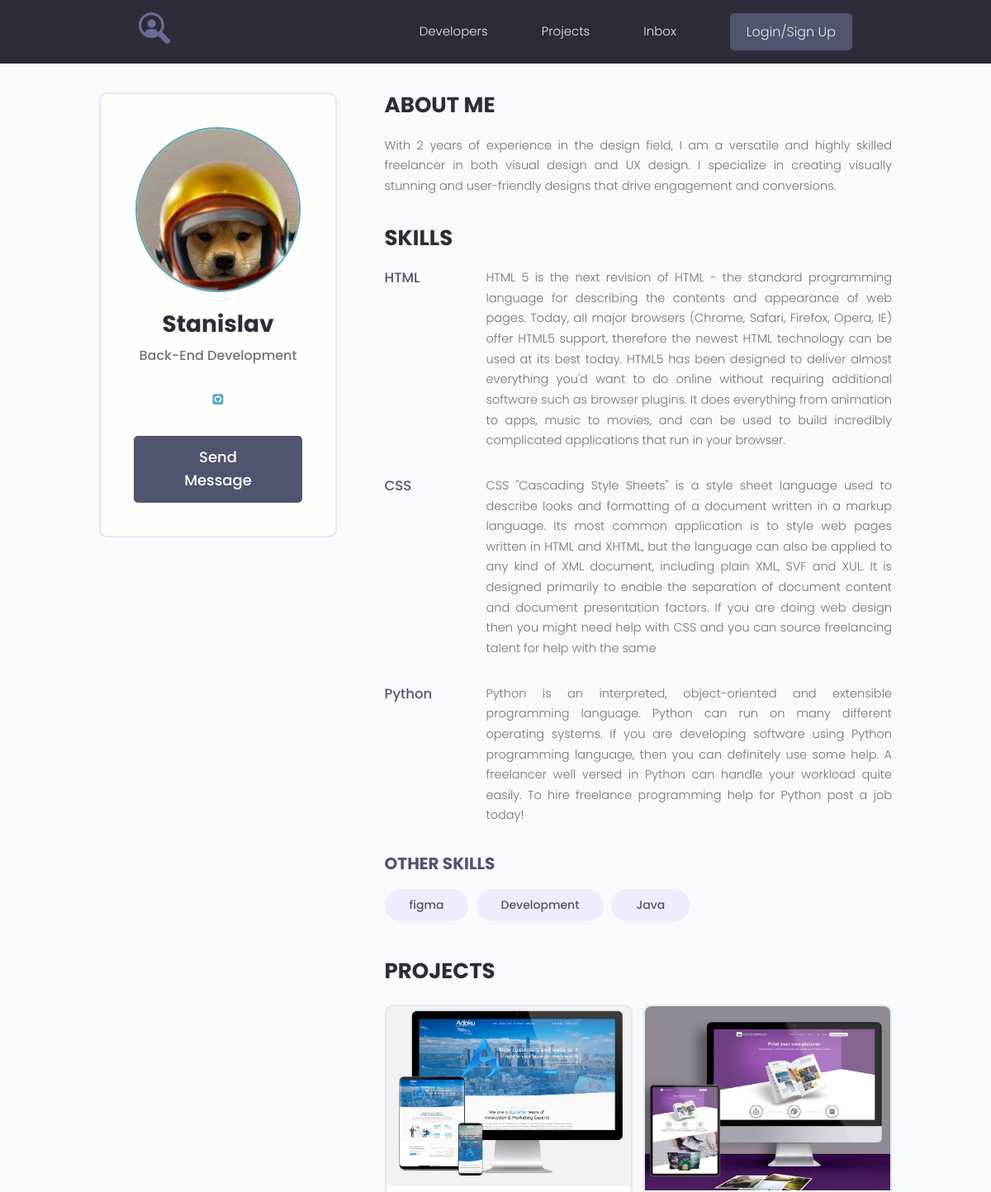
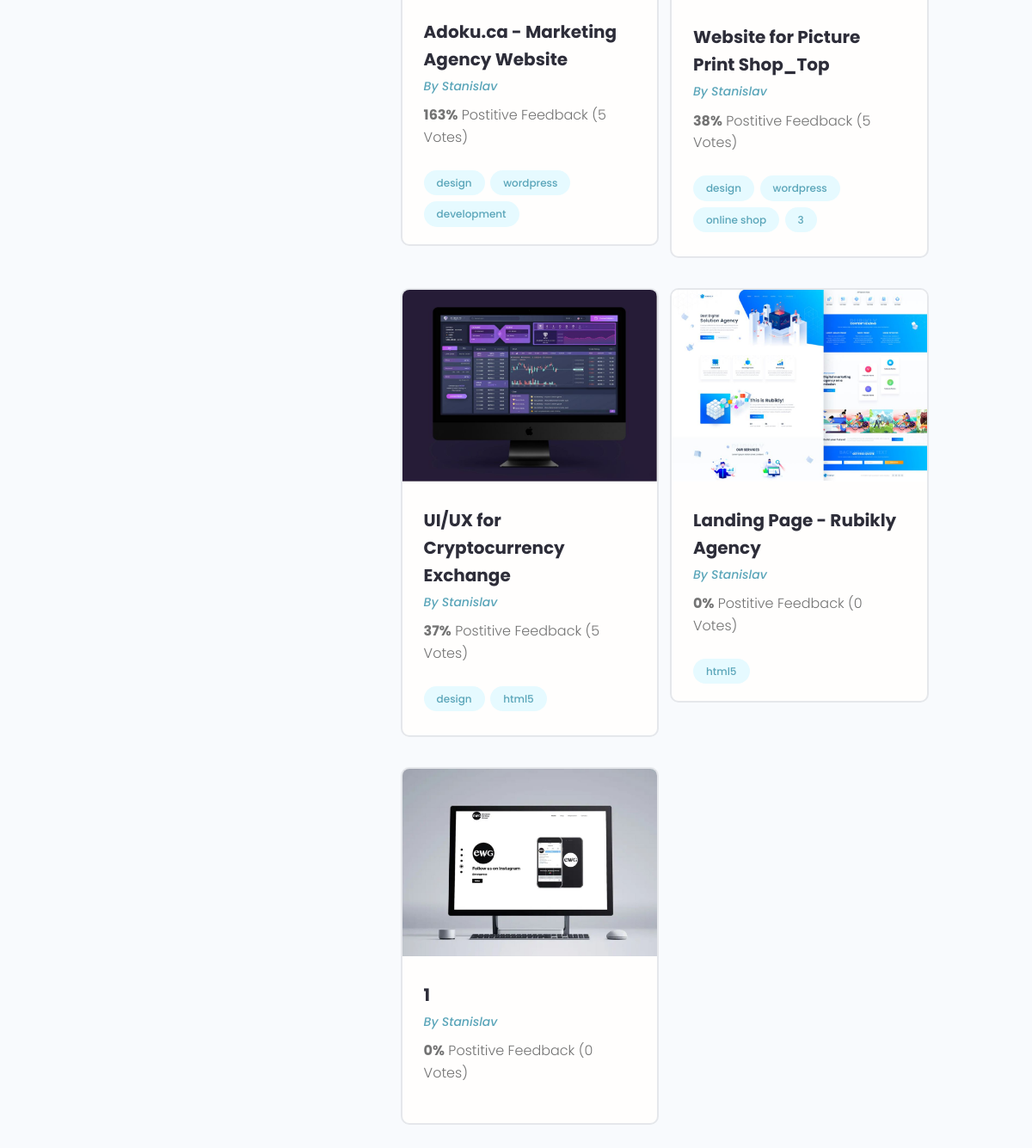
Screenshot of /profile/3/ with the database file from the repository (2 pictures, top to bottom).
### users/models.py (models this page shows, shortened)
class Profile(models.Model):
    user = models.OneToOneField(User, on_delete=models.CASCADE, null=True, blank=True)  # Один профиль пользователя может быть связан с одним зарегистрированным пользователем, у которого могут быть проекты и т.д. Что бы одна регистрационная учётка соответствовала одному профилю пользователя.
    name = models.CharField(max_length=200, blank=True, null=True)
    email = models.EmailField(max_length=500, blank=True, null=True)  # что бы у него проходила валидация от самого django
    username = models.CharField(max_length=200, blank=True, null=True)
    short_info = models.CharField(max_length=200, blank=True, null=True)  # краткое описание
    bio = models.TextField(blank=True, null=True)
    profile_image = models.ImageField(blank=True, null=True, upload_to='profiles/', default='profiles/user-default.png')
    social_github = models.CharField(max_length=200, blank=True, null=True)
    social_youtube = models.CharField(max_length=200, blank=True, null=True)
    social_website = models.CharField(max_length=200, blank=True, null=True)
    created = models.DateTimeField(auto_now_add=True)

class Skill(models.Model):
    owner = models.ForeignKey(Profile, on_delete=models.CASCADE, null=True, blank=True)  # Владелец скилов.
    name = models.CharField(max_length=200, blank=True, null=True)  # имя самого навыка
    description = models.TextField(blank=True, null=True)
    created = models.DateTimeField(auto_now_add=True)
    def __str__(self):
        return f'{self.name}'

### projects/models.py (models this page shows, shortened)
class Project(models.Model):
    owner = models.ForeignKey(Profile, on_delete=models.SET_NULL, null=True, blank=True)
    title = models.CharField(max_length=200) # Название самого какого то проекта
    description = models.TextField(null=True, blank=True) # Поле по больше(Пустое поле, по умолчанию null)
    featured_image = models.ImageField(null=True, blank=True, upload_to='projects/%Y/%m/%d/', default='default.jpg') # Поле для изображения, поле будет заполняться динамически. upload_to - указывает по какому пути будет загружаться изображение. default='default.jpg' не указываем путь к папке, значит она должна лежать в медиа.
    demo_link = models.CharField(max_length=2000, null=True, blank=True) # будет два перехода
    source_link = models.CharField(max_length=2000, null=True, blank=True)
    tags = models.ManyToManyField('Tag', blank=True)
    vote_total = models.IntegerField(default=0, null=True, blank=True) # для подсчёта кол-ва процентов
    vote_ratio = models.IntegerField(default=0, null=True, blank=True) # для подсчёта кол-ва
    created = models.DateTimeField(auto_now_add=True)  # Дата создания какого-то проекта.
    class Meta:
        ordering = ['-vote_total'] # Привяжемся к положительным либо отрицательным отзывам

class Tag(models.Model):
    name = models.CharField(max_length=200)
    created = models.DateTimeField(auto_now_add=True) # Дата создания тега
    def __str__(self):
        return self.name

### users/views.py (the view)
# urls.py: path('profile/<str:pk>/', views.user_profile, name='user_profile'),
def user_profile(request, pk):
    prof = Profile.objects.get(id=pk)
    top_skill = prof.skill_set.exclude(description__exact="")  # Исключаю элементы у которых описание пустое. description__exact="" - исключить элементы, которые будут содержать пустую строку(в виде описания).
    other_skills = prof.skill_set.filter(description="")  # Будем выводить элементы с пустым описанием
    context = {
        'profile': prof,
        'top_skills': top_skill,
        'other_skills': other_skills,
    }
    return render(request, 'users/profile.html', context)

### users/templates/users/profile.html (shortened to what this page needs)
{% extends 'projects/base.html' %}
{% block content %}
<main class="profile my-md">
    <div class="container">
        <div class="layout">
            <div class="column column--1of3">
                <div class="card text-center">
                    <div class="card__body dev">
                        <img class="avatar avatar--xl" src="{{ profile.profile_image.url }}"/>
                        <h2 class="dev__name">{{ profile.name }}</h2>
                        <p class="dev__title">{{ profile.short_info }}</p>
                        <ul class="dev__social">
                            {% if profile.social_github %}
                            <li>
                                <a title="Github" href="{{ profile.social_github }}" target="_blank"><i class="fa fa-github-square"></i></a>
                            </li>
                            {% endif %}
                        </ul>
                        <a href="#" class="btn btn--sub btn--lg">Send Message </a>
                    </div>
                </div>
            </div>
            <div class="column column--2of3">
                <div class="devInfo">
                    <h3 class="devInfo__title">About Me</h3>
                    <p class="devInfo__about">
                        {{ profile.bio }}
                    </p>
                </div>
                <div class="devInfo">
                    <h3 class="devInfo__title">Skills</h3>
                    <div class="devInfo__skills">
                        {% for skill in top_skills %}
                        <div class="devSkill">
                            <h4 class="devSkill__title">{{ skill.name }}</h4>
                            <p class="devSkill__info">
                                {{ skill.description }}
                            </p>
                        </div>
                        {% endfor %}
                        <h3 class="devInfo__subtitle">Other Skills</h3>
                        <div class="devInfo__otherSkills">
                            {% for skill in other_skills %}
                            <span class="tag tag--pill tag--sub tag--lg">
                  <small>{{ skill }}</small>
                </span>
                            {% endfor %}
                        </div>
                    </div>
                </div>
                <div class="devInfo">
                    <h3 class="devInfo__title">Projects</h3>
                    <div class="grid grid--two">
                        {% for project in profile.project_set.all %}
                        <div class="column">
                            <div class="card project">
                                <a href="{% url 'project' project.id %}" class="project">
                                    <img class="project__thumbnail" src="{{ project.featured_image.url }}" alt="project thumbnail"/>
                                    <div class="card__body">
                                        <h3 class="project__title">{{ project.title }}</h3>
                                        <p><a class="project__author" href="{% url 'user_profile' project.owner.id %}">By {{ project.owner.name }}</a></p>
                                        <p class="project--rating">
                                            <span style="font-weight: bold;">{{ project.vote_total }}%</span> Postitive
                                            Feedback ({{ project.vote_ratio }} Vote{{ project.vote_ratio|pluralize:'s' }})
                                        </p>
                                        <div class="project__tags">
                                            {% for tag in project.tags.all %}
                                            <span class="tag tag--pill tag--main">
                          <small>{{ tag }}</small>
                        </span>
                                            {% endfor %}
                                        </div>
                                    </div>
                                </a>
                            </div>
                        </div>
                        {% endfor %}
                    </div>
                </div>
            </div>
        </div>
    </div>
</main>
{% endblock %}

### projects/static/styles/app.css (style rules this page uses)
:root { --color-sub: #2d2d39; }
.btn--sub { background-color: var(--color-sub-light); }
.card { border: 2px solid var(--color-light); }
img { width: 100%; }
.profile .card > .dev { padding: 4rem; }
.dev__name { color: var(--color-sub); font-size: 2.8rem; font-weight: 700; margin-top: 1rem; margin-bottom: 0.5rem; }
.dev__title { font-size: 1.6rem; font-weight: 500; line-height: 1.3; }
.dev__social { margin: 3rem 0; list-style: none; display: flex; justify-content: center; gap: 1.5rem; }
.devInfo { margin-bottom: 3rem; }
.devInfo__title, .devInfo__subtitle { font-size: 2.6rem; color: var(--color-sub); text-transform: uppercase; font-weight: 700; margin-bottom: 1.5rem; }
.devInfo__subtitle { font-size: 2rem; color: var(--color-sub-light); }
.devInfo__about, .devSkill__info { font-size: 1.45rem; line-height: 1.7; text-align: justify; }
.devSkill { margin-bottom: 3rem; }
.devSkill__title { font-size: 1.65rem; font-weight: 500; color: var(--color-sub-light); }
@media screen and (min-width: 700px) { .devSkill { display: flex; justify-content: space-between; gap: 3rem; } }
@media screen and (min-width: 700px) { .devSkill__info { flex-basis: 80%; } }
.project__author { font-size: 1.4rem; font-style: italic; }
.project--rating { margin-bottom: 1.6em; margin-top: .5em; }
.project__thumbnail { object-fit: cover; object-position: top center; width: 100%; }
.project__title { font-size: 2rem; font-weight: 700; color: var(--color-sub); }

### projects/static/uikit/styles/modules/_variables.css (style rules this page uses)
:root { --color-main: #5aa5b9; --color-main-light: #e6faff; --color-sub: #3f4156; --color-sub-light: #51546e; --color-sub-lighter: #ededfd; --color-text: #737373; --color-gray: #8b8b8b; --color-light: #e5e7eb; --color-light-gray: #767676; --color-bg: #f8fafd; --color-white: #fffefd; --color-white-light: #f3f3f3; --color-success: #359e64; --color-success-bg: #def8e8; --color-error: #fc4b0b; --color-error-bg: #fff2ee; --font-base: 'Poppins', arial, helvetica, 'Segoe UI', roboto, ubuntu, sans-serif; --font-monospace: 'Fira Code', 'Courier New', courier, monospace; --font-regular: 300; --font-medium: 500; --font-bold: 700; --generic-shadow: 1px 1px 5px #00000010; --generic-transition: all 0.3s ease-in-out; }

### projects/static/uikit/styles/modules/_base.css (style rules this page uses)
* { margin: 0; padding: 0; box-sizing: border-box; text-rendering: optimizeLegibility; color: inherit; font-size: inherit; }
html { font-size: 50%; }
@media only screen and (min-width: 480px) { html { font-size: 56.25%; } }
@media only screen and (min-width: 1200px) { html { font-size: 62.5%; } }
body { line-height: 1.6; font-weight: 400; font-size: 1.5rem; color: var(--color-text); background-color: var(--color-bg); min-height: 100vh; }

### projects/static/uikit/styles/modules/_typography.css (style rules this page uses)
* { font-family: var(--font-base); }
h2 { font-size: 3.6rem; font-weight: var(--font-bold); }
h3 { font-size: 3.2rem; font-weight: var(--font-medium); }
h4 { font-size: 2.8rem; font-weight: var(--font-medium); }
p, span, strong { font-size: 1.6rem; color: var(--color-text); font-weight: var(--font-regular); }
a { padding-bottom: 2px; text-decoration: none; display: inline-block; color: var(--color-main); font-weight: var(--font-medium); }

### projects/static/uikit/styles/modules/_utilities.css (style rules this page uses)
.container { width: 92%; max-width: 165rem; margin: 0 auto; box-sizing: border-box; }
@media screen and (min-width: 1000px) { .container { width: 90%; } }
@media screen and (min-width: 1200px) { .container { width: 80%; } }
.text-center { text-align: center; }
.my-md { margin: 3rem auto; }

### projects/static/uikit/styles/modules/_avatar.css (style rules this page uses)
.avatar { border-radius: 50%; border: 2px solid var(--color-main); object-fit: cover; }
.avatar--xl { height: 20rem; width: 20rem; }

### projects/static/uikit/styles/modules/_button.css (style rules this page uses)
.btn { display: inline-block; position: relative; cursor: pointer; background-color: var(--color-light); font-weight: var(--font-medium); color: var(--color-sub); text-decoration: none; padding: 1rem 2rem; border-radius: 0.5rem; border: none; width: -webkit-fit-content; width: -moz-fit-content; width: fit-content; height: -webkit-fit-content; height: -moz-fit-content; height: fit-content; font-size: 1.6rem; outline-width: 0; outline-color: transparent; -webkit-backface-visibility: hidden; backface-visibility: hidden; transition: all 0.3s ease-in-out; }
.btn--sub { background-color: var(--color-sub); color: var(--color-white); }
.btn--lg { font-size: 1.8rem; padding: 1.2rem 4.5rem; }

### projects/static/uikit/styles/modules/_card.css (style rules this page uses)
.card { border-radius: 1rem; background-color: var(--color-white); border: 1.5px solid var(--color-light); width: auto; height: auto; margin-top: 0.5rem; margin-bottom: 0.5rem; overflow: hidden; }
.card__body, .card__header { padding: 2rem 2.5rem; }

### rows the page displays
Profile: profile_image (picture), name "Stanislav", short_info "Back-End Development", bio "With 2 years of experience in the design field, I am a versatile and highly skilled freelancer in both visual design and UX design. I specialize in creating visually stunning and user-friendly designs that drive engagement and conversions."
Skill: name "HTML", description "HTML 5 is the next revision of HTML - the standard programming language for describing the contents and appearance of web pages. Today, all major browsers (Chrome, Safari, Firefox, Opera, IE) offer HTML5 support, therefore the newest HTML technology can be used at its best today. HTML5 has been designed to deliver almost everything you'd want to do online without requiring additional software such as browser plugins. It does everything from animation to apps, music to movies, and can be used to build incredibly complicated applications that run in your browser."
Skill: name "CSS", description "CSS \"Cascading Style Sheets\" is a style sheet language used to describe looks and formatting of a document written in a markup language. Its most common application is to style web pages written in HTML and XHTML, but the language can also be applied to any kind of XML document, including plain XML, SVF and XUL. It is designed primarily to enable the separation of document content and document presentation factors. If you are doing web design then you might need help with CSS and you can source freelancing talent for help with the same"
Skill: name "Python", description "Python is an interpreted, object-oriented and extensible programming language. Python can run on many different operating systems. If you are developing software using Python programming language, then you can definitely use some help. A freelancer well versed in Python can handle your workload quite easily. To hire freelance programming help for Python post a job today!"
Skill: name "figma"
Skill: name "Development"
Skill: name "Java"
Project: featured_image (picture), title "Adoku.ca - Marketing Agency Website", owner.name "Stanislav", vote_total "163", vote_ratio "5"
Tag: name "design"
Tag: name "wordpress"
Tag: name "development"
Project: featured_image (picture), title "Website for Picture Print Shop_Top", owner.name "Stanislav", vote_total "38", vote_ratio "5"
Tag: name "online shop"
Tag: name "3"
Project: featured_image (picture), title "UI/UX for Cryptocurrency Exchange", owner.name "Stanislav", vote_total "37", vote_ratio "5"
Tag: name "html5"
Project: featured_image (picture), title "Landing Page - Rubikly Agency", owner.name "Stanislav", vote_total "0", vote_ratio "0"
Project: featured_image (placeholder picture), title "1", owner.name "Stanislav", vote_total "0", vote_ratio "0"
